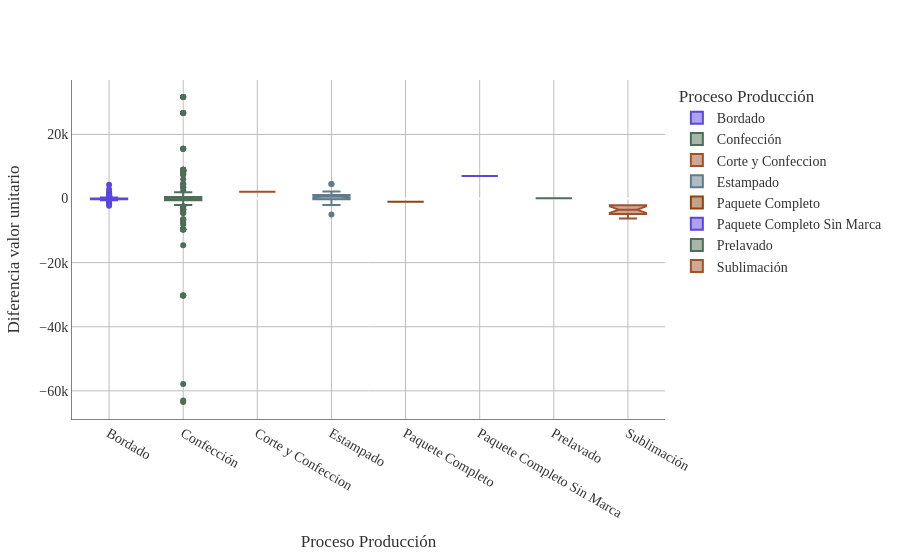

The notebook cell this image was saved under:
### Markdown cell above
## BOXPLOT de la diferencia de costos en cada proceso de producción

### Code cell
# Creamos un gráfico de caja para visualizar la distribución de la diferencia del valor unitario por proceso de producción
df_costos.columns = df_costos.columns.str.strip()

df_costos['Proceso Producción'] = pd.Categorical(
    df_costos['Proceso Producción'],
    categories=sorted(df_costos['Proceso Producción'].unique()),
    ordered=True
)

figboxplot = px.box(df_costos, 
             x='Proceso Producción', 
             y='Diferencia valor unitario', 
             points='outliers',
             notched=True,
             color='Proceso Producción',
             hover_data = ['OP Det', 'Nombre del Comercial', 'Costeo_Producto'],
             color_discrete_sequence=paleta_textil,
             category_orders={'Proceso Producción': sorted(df_costos['Proceso Producción'].unique())})

figboxplot.update_layout(
    # 1. Fondo transparente
    paper_bgcolor='rgba(0,0,0,0)',
    plot_bgcolor='rgba(0,0,0,0)',
    
    # 2. Tipografía Times New Roman
    font=dict(
        family="Times New Roman, Times, serif",
        size=14,
        color="#333333" # Color de letra gris muy oscuro (casi negro)
    ),
    
    # Ajuste opcional de márgenes para que la letra no se corte
    margin=dict(t=80, b=50, l=50, r=50)
)

# 3. Líneas de cuadrícula más oscuras
figboxplot.update_xaxes(
    showgrid=True, 
    gridwidth=1, 
    gridcolor='#bdbdbd', # Un gris más marcado (puedes usar 'gray' si lo quieres aún más oscuro)
    linecolor='gray',    # Línea del eje principal en negro
    zeroline=True,        # Mantener la línea del cero...
    zerolinecolor='#d3d3d3', # ...pero usar un gris mucho más suave (LightGrey)
    zerolinewidth=1
)

figboxplot.update_yaxes(
    showgrid=True, 
    gridwidth=1, 
    gridcolor='#bdbdbd', 
    linecolor='gray'
)

figboxplot.show()

### Figure 1 — Plotly figure (JSON) as saved in the notebook; plotly's stock layout.template omitted (floating-point values rounded to 4 significant figures; data arrays with more than 128 entries replaced by an {"elided": "..."} marker saying what was removed)
{"data": [{"alignmentgroup": "True", "boxpoints": "outliers", "customdata": {"elided": "177x3 str values"}, "hovertemplate": "Proceso Producción=%{x}<br>Diferencia valor unitario=%{y}<br>OP Det=%{customdata[0]}<br>Nombre del Comercial=%{customdata[1]}<br>Costeo_Producto=%{customdata[2]}<extra></extra>", "legendgroup": "Bordado", "marker": {"color": "#5B46DF"}, "name": "Bordado", "notched": true, "offsetgroup": "Bordado", "orientation": "v", "showlegend": true, "type": "box", "x": {"elided": "177 str values"}, "x0": " ", "xaxis": "x", "y": {"elided": "177 float values"}, "y0": " ", "yaxis": "y"}, {"alignmentgroup": "True", "boxpoints": "outliers", "customdata": {"elided": "345x3 str values"}, "hovertemplate": "Proceso Producción=%{x}<br>Diferencia valor unitario=%{y}<br>OP Det=%{customdata[0]}<br>Nombre del Comercial=%{customdata[1]}<br>Costeo_Producto=%{customdata[2]}<extra></extra>", "legendgroup": "Confección", "marker": {"color": "#4E6E58"}, "name": "Confección", "notched": true, "offsetgroup": "Confección", "orientation": "v", "showlegend": true, "type": "box", "x": {"elided": "345 str values"}, "x0": " ", "xaxis": "x", "y": {"elided": "345 float values"}, "y0": " ", "yaxis": "y"}, {"alignmentgroup": "True", "boxpoints": "outliers", "customdata": [["6491-3-Gorra seis cascos", "Pilar Gómez", "COS-0012285-8"]], "hovertemplate": "Proceso Producción=%{x}<br>Diferencia valor unitario=%{y}<br>OP Det=%{customdata[0]}<br>Nombre del Comercial=%{customdata[1]}<br>Costeo_Producto=%{customdata[2]}<extra></extra>", "legendgroup": "Corte y Confeccion", "marker": {"color": "#A0522D"}, "name": "Corte y Confeccion", "notched": true, "offsetgroup": "Corte y Confeccion", "orientation": "v", "showlegend": true, "type": "box", "x": ["Corte y Confeccion"], "x0": " ", "xaxis": "x", "y": [2100.0], "y0": " ", "yaxis": "y"}, {"alignmentgroup": "True", "boxpoints": "outliers", "customdata": [["6618-1-POLO MANGA LARGA", "Xiomara Aranda Perea", "COS-0012669-2"], ["6618-2-POLO MANGA LARGA", "Xiomara Aranda Perea", "COS-0012669-3"], ["6618-3-POLO MANGA LARGA", "Xiomara Aranda Perea", "COS-0012669-4"], ["6618-4-POLO MANGA CORTA", "Xiomara Aranda Perea", "COS-0012669-5"], ["6618-5-POLO MANGA CORTA", "Xiomara Aranda Perea", "COS-0012669-6"], ["6618-6-POLO MANGA CORTA", "Xiomara Aranda Perea", "COS-0012669-7"], ["6618-11-T-SHIRT MANGA CORTA", "Xiomara Aranda Perea", "COS-0012669-13"], ["6618-12-T-SHIRT MANGA CORTA", "Xiomara Aranda Perea", "COS-0012669-14"], ["6618-13-Delantal clasico", "Xiomara Aranda Perea", "COS-0012669-16"], ["6618-14-Delantal clasico", "Xiomara Aranda Perea", "COS-0012669-17"], ["6543-3-Chaleco Liso", "Pilar Gómez", "COS-0012436-3"], ["6543-4-Chaleco Liso", "Pilar Gómez", "COS-0012436-4"], ["6543-5-Chaleco Liso", "Pilar Gómez", "COS-0012436-5"], ["6526-1-CHAQUETA MICHELIN", "Frank Sanchez", "COS-0012401-15"], ["6523-1-overol enterizo", "Xiomara Aranda Perea", "COS-0012363-2"], ["6523-2-overol enterizo", "Xiomara Aranda Perea", "COS-0012363-3"], ["6523-1-overol enterizo", "Xiomara Aranda Perea", "COS-0012363-2"], ["6523-2-overol enterizo", "Xiomara Aranda Perea", "COS-0012363-3"], ["6517-1-T-SHIRT MANGA LARGA", "Xiomara Aranda Perea", "COS-0012365-2"], ["6492-1-ROMPEVIENTOS REFLECTIVA", "Frank Sanchez", "COS-0012284-2"], ["6492-4-PANTALÓN CARGO", "Frank Sanchez", "COS-0012284-8"], ["6492-9-CAMISA MANGA LARGA", "Frank Sanchez", "COS-0012284-16"], ["6492-10-CHAQUETA MICHELIN", "Frank Sanchez", "COS-0012284-18"], ["6492-14-CHAQUETA MICHELIN", "Frank Sanchez", "COS-0012284-24"], ["6492-17-CHALECO REFLECTIVO", "Frank Sanchez", "COS-0012251-25"], ["6492-17-CHALECO REFLECTIVO", "Frank Sanchez", "COS-0012251-25"], ["6492-20-CHALECO REFLECTIVO", "Frank Sanchez", "COS-0012251-27"], ["6492-20-CHALECO REFLECTIVO", "Frank Sanchez", "COS-0012251-27"], ["6492-1-ROMPEVIENTOS REFLECTIVA", "Frank Sanchez", "COS-0012284-2"], ["6492-4-PANTALÓN CARGO", "Frank Sanchez", "COS-0012284-8"], ["6492-9-CAMISA MANGA LARGA", "Frank Sanchez", "COS-0012284-16"], ["6492-10-CHAQUETA MICHELIN", "Frank Sanchez", "COS-0012284-18"], ["6492-14-CHAQUETA MICHELIN", "Frank Sanchez", "COS-0012284-24"], ["6492-17-CHALECO REFLECTIVO", "Frank Sanchez", "COS-0012251-25"], ["6492-17-CHALECO REFLECTIVO", "Frank Sanchez", "COS-0012251-25"], ["6492-20-CHALECO REFLECTIVO", "Frank Sanchez", "COS-0012251-27"], ["6492-20-CHALECO REFLECTIVO", "Frank Sanchez", "COS-0012251-27"], ["6452-1-Chaqueta Sport", "Angela Jaramillo", "COS-0012143-2"], ["6371-1-CHALECO REFLECTIVO", "Frank Sanchez", "COS-0011439-24"], ["6371-3-CHALECO REFLECTIVO", "Frank Sanchez", "COS-0011981-27"], ["6297-20-CHAQUETA MICHELIN", "Frank Sanchez", "COS-0011439-24"]], "hovertemplate": "Proceso Producción=%{x}<br>Diferencia valor unitario=%{y}<br>OP Det=%{customdata[0]}<br>Nombre del Comercial=%{customdata[1]}<br>Costeo_Producto=%{customdata[2]}<extra></extra>", "legendgroup": "Estampado", "marker": {"color": "#607B8B"}, "name": "Estampado", "notched": true, "offsetgroup": "Estampado", "orientation": "v", "showlegend": true, "type": "box", "x": ["Estampado", "Estampado", "Estampado", "Estampado", "Estampado", "Estampado", "Estampado", "Estampado", "Estampado", "Estampado", "Estampado", "Estampado", "Estampado", "Estampado", "Estampado", "Estampado", "Estampado", "Estampado", "Estampado", "Estampado", "Estampado", "Estampado", "Estampado", "Estampado", "Estampado", "Estampado", "Estampado", "Estampado", "Estampado", "Estampado", "Estampado", "Estampado", "Estampado", "Estampado", "Estampado", "Estampado", "Estampado", "Estampado", "Estampado", "Estampado", "Estampado"], "x0": " ", "xaxis": "x", "y": [-600.0, -600.0, -600.0, -600.0, -600.0, -600.0, 2200.0, 2200.0, 1200.0, 1200.0, -200.0, 500.0, 500.0, 0.0, 1000.0, 1000.0, 1000.0, 1000.0, 500.0, -200.0, 0.0, 300.0, 600.0, 4500.0, 1100.0, 1100.0, 1650.0, 1650.0, -200.0, 0.0, 300.0, 600.0, 4500.0, 1100.0, 1100.0, 1650.0, 1650.0, -5000.0, 1100.0, -2000.0, 800.0], "y0": " ", "yaxis": "y"}, {"alignmentgroup": "True", "boxpoints": "outliers", "customdata": [["6621-1-Gorro", "Xiomara Aranda Perea", "COS-0012371-2"]], "hovertemplate": "Proceso Producción=%{x}<br>Diferencia valor unitario=%{y}<br>OP Det=%{customdata[0]}<br>Nombre del Comercial=%{customdata[1]}<br>Costeo_Producto=%{customdata[2]}<extra></extra>", "legendgroup": "Paquete Completo", "marker": {"color": "#8B4513"}, "name": "Paquete Completo", "notched": true, "offsetgroup": "Paquete Completo", "orientation": "v", "showlegend": true, "type": "box", "x": ["Paquete Completo"], "x0": " ", "xaxis": "x", "y": [-1000.0], "y0": " ", "yaxis": "y"}, {"alignmentgroup": "True", "boxpoints": "outliers", "customdata": [["6492-5-Saco Tejido", "Frank Sanchez", "COS-0012284-11"], ["6492-5-Saco Tejido", "Frank Sanchez", "COS-0012284-11"]], "hovertemplate": "Proceso Producción=%{x}<br>Diferencia valor unitario=%{y}<br>OP Det=%{customdata[0]}<br>Nombre del Comercial=%{customdata[1]}<br>Costeo_Producto=%{customdata[2]}<extra></extra>", "legendgroup": "Paquete Completo Sin Marca", "marker": {"color": "#5B46DF"}, "name": "Paquete Completo Sin Marca", "notched": true, "offsetgroup": "Paquete Completo Sin Marca", "orientation": "v", "showlegend": true, "type": "box", "x": ["Paquete Completo Sin Marca", "Paquete Completo Sin Marca"], "x0": " ", "xaxis": "x", "y": [7000.0, 7000.0], "y0": " ", "yaxis": "y"}, {"alignmentgroup": "True", "boxpoints": "outliers", "customdata": [["6528-1-Pantalón dotación", "Simón Román", "COS-0012410-2"]], "hovertemplate": "Proceso Producción=%{x}<br>Diferencia valor unitario=%{y}<br>OP Det=%{customdata[0]}<br>Nombre del Comercial=%{customdata[1]}<br>Costeo_Producto=%{customdata[2]}<extra></extra>", "legendgroup": "Prelavado", "marker": {"color": "#4E6E58"}, "name": "Prelavado", "notched": true, "offsetgroup": "Prelavado", "orientation": "v", "showlegend": true, "type": "box", "x": ["Prelavado"], "x0": " ", "xaxis": "x", "y": [100.0], "y0": " ", "yaxis": "y"}, {"alignmentgroup": "True", "boxpoints": "outliers", "customdata": [["6496-2-Camibuzo", "Frank Sanchez", "COS-0011982-29"], ["6496-2-Camibuzo", "Frank Sanchez", "COS-0011982-29"], ["6496-2-Camibuzo", "Frank Sanchez", "COS-0011982-29"], ["6492-3-Camibuzo", "Frank Sanchez", "COS-0012284-4"], ["6492-15-CHALECO REFLECTIVO", "Frank Sanchez", "COS-0012251-23"], ["6492-15-CHALECO REFLECTIVO", "Frank Sanchez", "COS-0012251-23"], ["6492-15-CHALECO REFLECTIVO", "Frank Sanchez", "COS-0012251-23"], ["6492-15-CHALECO REFLECTIVO", "Frank Sanchez", "COS-0012251-23"], ["6492-3-Camibuzo", "Frank Sanchez", "COS-0012284-4"], ["6492-15-CHALECO REFLECTIVO", "Frank Sanchez", "COS-0012251-23"], ["6492-15-CHALECO REFLECTIVO", "Frank Sanchez", "COS-0012251-23"], ["6492-15-CHALECO REFLECTIVO", "Frank Sanchez", "COS-0012251-23"], ["6492-15-CHALECO REFLECTIVO", "Frank Sanchez", "COS-0012251-23"], ["6487-6-DELANTAL CLASICO", "Luis Guzman", "COS-0012274-12"], ["6430-1-Camibuzo", "Frank Sanchez", "COS-0011982-29"], ["6430-1-Camibuzo", "Frank Sanchez", "COS-0011982-29"], ["6430-1-Camibuzo", "Frank Sanchez", "COS-0011982-29"], ["6415-1-Camibuzo", "Frank Sanchez", "COS-0011982-26"]], "hovertemplate": "Proceso Producción=%{x}<br>Diferencia valor unitario=%{y}<br>OP Det=%{customdata[0]}<br>Nombre del Comercial=%{customdata[1]}<br>Costeo_Producto=%{customdata[2]}<extra></extra>", "legendgroup": "Sublimación", "marker": {"color": "#A0522D"}, "name": "Sublimación", "notched": true, "offsetgroup": "Sublimación", "orientation": "v", "showlegend": true, "type": "box", "x": ["Sublimación", "Sublimación", "Sublimación", "Sublimación", "Sublimación", "Sublimación", "Sublimación", "Sublimación", "Sublimación", "Sublimación", "Sublimación", "Sublimación", "Sublimación", "Sublimación", "Sublimación", "Sublimación", "Sublimación", "Sublimación"], "x0": " ", "xaxis": "x", "y": [-2100.0, -2100.0, -2100.0, -2100.0, -4844.0, -4844.0, -4844.0, -4844.0, -2100.0, -4844.0, -4844.0, -4844.0, -4844.0, -6200.0, -2100.0, -2100.0, -2100.0, -2100.0], "y0": " ", "yaxis": "y"}], "layout": {"boxmode": "overlay", "font": {"color": "#333333", "family": "Times New Roman, Times, serif", "size": 14}, "legend": {"title": {"text": "Proceso Producción"}, "tracegroupgap": 0}, "margin": {"b": 50, "l": 50, "r": 50, "t": 80}, "paper_bgcolor": "rgba(0,0,0,0)", "plot_bgcolor": "rgba(0,0,0,0)", "xaxis": {"anchor": "y", "categoryarray": ["Bordado", "Confección", "Corte y Confeccion", "Estampado", "Paquete Completo", "Paquete Completo Sin Marca", "Prelavado", "Sublimación"], "categoryorder": "array", "domain": [0, 1], "gridcolor": "#bdbdbd", "gridwidth": 1, "linecolor": "gray", "showgrid": true, "title": {"text": "Proceso Producción"}, "zeroline": true, "zerolinecolor": "#d3d3d3", "zerolinewidth": 1}, "yaxis": {"anchor": "x", "domain": [0, 1], "gridcolor": "#bdbdbd", "gridwidth": 1, "linecolor": "gray", "showgrid": true, "title": {"text": "Diferencia valor unitario"}}}}
